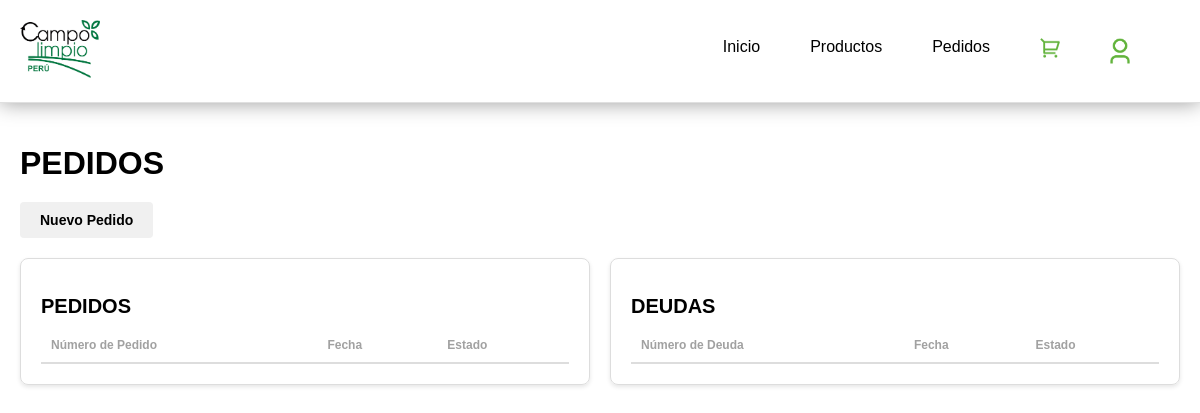
The app's page /pedidos/, older data.
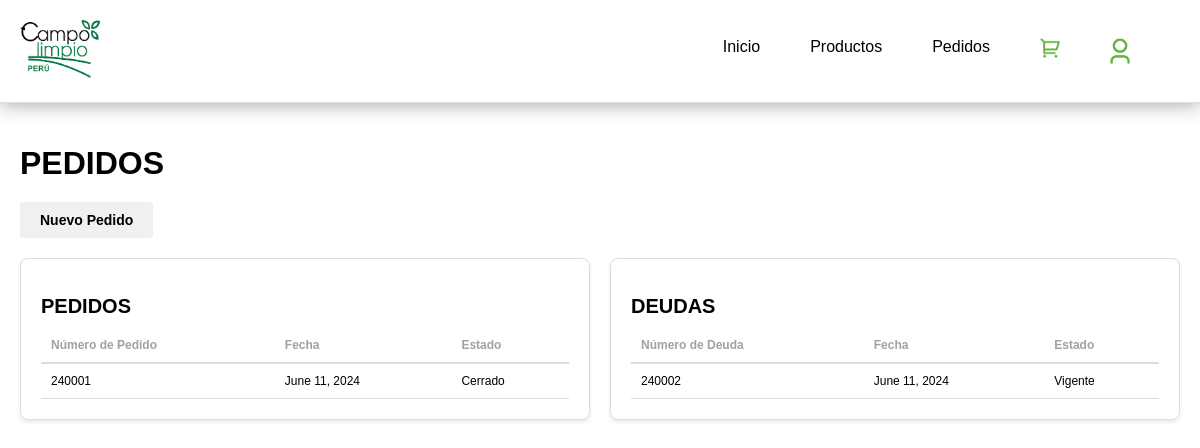
The same page, newer data.
### appdeudas/models.py (models this page shows)
class Pedido(models.Model):
    def generate_pedido_number():
        year = datetime.datetime.now().strftime("%y")
        last_pedido = Pedido.objects.filter(numero_pedido__startswith=year).order_by('-numero_pedido').first()
        if last_pedido:
            last_number = int(last_pedido.numero_pedido[2:])
            new_number = last_number + 1
        else:
            new_number = 1
        return f"{year}{new_number:04d}"
    numero_pedido = models.CharField(max_length=8, primary_key=True, default=generate_pedido_number, editable=False)
    cliente = models.ForeignKey(Cliente, on_delete=models.CASCADE)
    fecha = models.DateField(default=datetime.date.today)
    tipo_pedido = models.CharField(max_length=1, choices=TipoPedido.TIPOS)
    metodo_pago = models.CharField(max_length=1, choices=MetodoPago.METODOS)
    total = models.DecimalField(max_digits=10, decimal_places=2)
    productos = models.ManyToManyField(Producto)
    estado_pedido = models.CharField(max_length=1, choices=EstadoPedido.ESTADOS_PEDIDO, default=EstadoPedido.VIGENTE)
    estado = models.CharField(max_length=1, choices=EstadoModelo.ESTADOS, default=EstadoModelo.ACTIVO)

### appdeudas/views.py (the view)
# urls.py: path('pedidos/', views.pedidos, name="pedidos"),
def pedidos(request):
    pedidos = Pedido.objects.filter(tipo_pedido="C")
    deudas = Pedido.objects.filter(tipo_pedido="D")
    print("Pedidos Contado:", pedidos)
    print("Pedidos A crédito:", deudas)
    context = {
        'pedidos': pedidos,
        'deudas': deudas,
    }
    return render(request, 'pedidos/pedidos.html', context)

### appdeudas/templates/pedidos/pedidos.html
{% extends 'layouts/base.html' %}
{% block content %}
    <h1 class="main-title">PEDIDOS</h1>
    <form action="{% url 'nuevo_pedido' %}" method="GET">
        <button class="new-order-button" type="submit">Nuevo Pedido</button>
    </form>
    <div class="tables-container">
        <div class="table-container">
            <h2 class="table-title">PEDIDOS</h2>
            <table>
                <thead>
                    <tr>
                        <th>Número de Pedido</th>
                        <th>Fecha</th>
                        <th>Estado</th>
                    </tr>
                </thead>
                <tbody>
                    {% for pedido in pedidos %}
                        <tr>
                            <td>{{ pedido.numero_pedido }}</td>
                            <td>{{ pedido.fecha }}</td>
                            <td>
                                {% if pedido.estado_pedido == 'C' %}
                                    Cerrado
                                {% elif pedido.estado_pedido == 'V' %}
                                    Vigente
                                {% endif %}
                            </td>
                        </tr>
                    {% endfor %}
                </tbody>
            </table>
        </div>
        <div class="table-container">
            <h2 class="table-title">DEUDAS</h2>
            <table>
                <thead>
                    <tr>
                        <th>Número de Deuda</th>
                        <th>Fecha</th>
                        <th>Estado</th>
                    </tr>
                </thead>
                <tbody>
                    {% for deuda in deudas %}
                        <tr>
                            <td>{{ deuda.numero_pedido }}</td>
                            <td>{{ deuda.fecha }}</td>
                            <td>
                                {% if deuda.estado_pedido == 'C' %}
                                    Cerrado
                                {% elif deuda.estado_pedido == 'V' %}
                                    Vigente
                                {% endif %}
                            </td>
                        </tr>
                    {% endfor %}
                </tbody>
            </table>
        </div>
    </div>
{% endblock %}

Row changes from the older to the newer data that the page shows:
added Pedido: numero_pedido "240001", fecha "June 11, 2024", estado_pedido "Cerrado", shown under "PEDIDOS"
added Pedido: numero_pedido "240002", fecha "June 11, 2024", estado_pedido "Vigente", shown under "DEUDAS"
